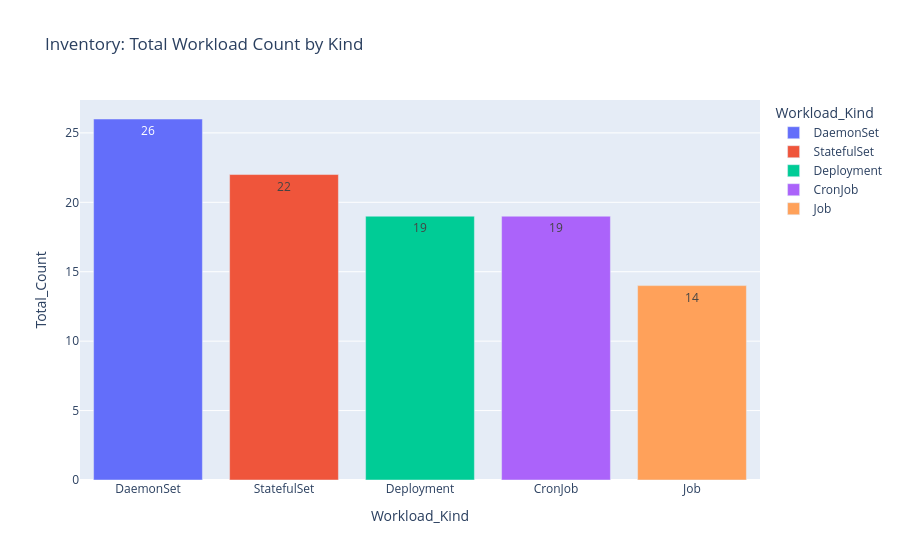

Notebook code cell kept with this figure:
### Code cell
kind_counts = df['Kind'].value_counts().reset_index()
kind_counts.columns = ['Workload_Kind', 'Total_Count']

fig_bar = px.bar(kind_counts, 
                 x='Workload_Kind', 
                 y='Total_Count',
                 color='Workload_Kind',
                 text='Total_Count',
                 title="Inventory: Total Workload Count by Kind")
fig_bar.show()

### Figure 1 — Plotly figure (JSON) as saved in the notebook; plotly's stock layout.template omitted (floating-point values rounded to 4 significant figures)
{"data": [{"hovertemplate": "Workload_Kind=%{x}<br>Total_Count=%{text}<extra></extra>", "legendgroup": "DaemonSet", "marker": {"color": "#636efa", "pattern": {"shape": ""}}, "name": "DaemonSet", "orientation": "v", "showlegend": true, "text": [26.0], "textposition": "auto", "type": "bar", "x": ["DaemonSet"], "xaxis": "x", "y": [26], "yaxis": "y"}, {"hovertemplate": "Workload_Kind=%{x}<br>Total_Count=%{text}<extra></extra>", "legendgroup": "StatefulSet", "marker": {"color": "#EF553B", "pattern": {"shape": ""}}, "name": "StatefulSet", "orientation": "v", "showlegend": true, "text": [22.0], "textposition": "auto", "type": "bar", "x": ["StatefulSet"], "xaxis": "x", "y": [22], "yaxis": "y"}, {"hovertemplate": "Workload_Kind=%{x}<br>Total_Count=%{text}<extra></extra>", "legendgroup": "Deployment", "marker": {"color": "#00cc96", "pattern": {"shape": ""}}, "name": "Deployment", "orientation": "v", "showlegend": true, "text": [19.0], "textposition": "auto", "type": "bar", "x": ["Deployment"], "xaxis": "x", "y": [19], "yaxis": "y"}, {"hovertemplate": "Workload_Kind=%{x}<br>Total_Count=%{text}<extra></extra>", "legendgroup": "CronJob", "marker": {"color": "#ab63fa", "pattern": {"shape": ""}}, "name": "CronJob", "orientation": "v", "showlegend": true, "text": [19.0], "textposition": "auto", "type": "bar", "x": ["CronJob"], "xaxis": "x", "y": [19], "yaxis": "y"}, {"hovertemplate": "Workload_Kind=%{x}<br>Total_Count=%{text}<extra></extra>", "legendgroup": "Job", "marker": {"color": "#FFA15A", "pattern": {"shape": ""}}, "name": "Job", "orientation": "v", "showlegend": true, "text": [14.0], "textposition": "auto", "type": "bar", "x": ["Job"], "xaxis": "x", "y": [14], "yaxis": "y"}], "layout": {"barmode": "relative", "legend": {"title": {"text": "Workload_Kind"}, "tracegroupgap": 0}, "title": {"text": "Inventory: Total Workload Count by Kind"}, "xaxis": {"anchor": "y", "categoryarray": ["DaemonSet", "StatefulSet", "Deployment", "CronJob", "Job"], "categoryorder": "array", "domain": [0, 1], "title": {"text": "Workload_Kind"}}, "yaxis": {"anchor": "x", "domain": [0, 1], "title": {"text": "Total_Count"}}}}
